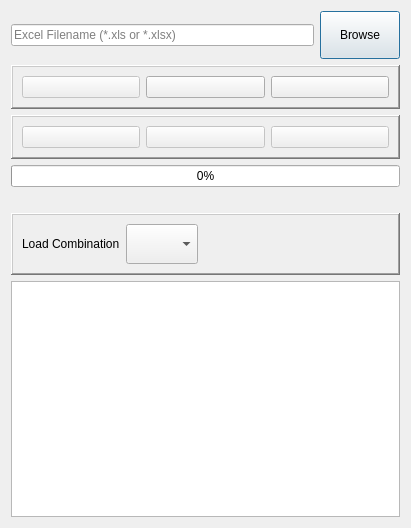
<?xml version="1.0" encoding="UTF-8"?>
<ui version="4.0">
 <class>Dialog</class>
 <widget class="QDialog" name="Dialog">
  <property name="geometry">
   <rect>
    <x>0</x>
    <y>0</y>
    <width>411</width>
    <height>528</height>
   </rect>
  </property>
  <property name="windowTitle">
   <string>Dialog</string>
  </property>
  <layout class="QVBoxLayout" name="verticalLayout">
   <item>
    <layout class="QHBoxLayout" name="horizontalLayout">
     <item>
      <widget class="QLineEdit" name="excel_lineedit">
       <property name="inputMask">
        <string/>
       </property>
       <property name="text">
        <string/>
       </property>
       <property name="placeholderText">
        <string>Excel Filename (*.xls or *.xlsx)</string>
       </property>
      </widget>
     </item>
     <item>
      <widget class="QPushButton" name="excel_button">
       <property name="minimumSize">
        <size>
         <width>48</width>
         <height>48</height>
        </size>
       </property>
       <property name="text">
        <string>Browse</string>
       </property>
      </widget>
     </item>
    </layout>
   </item>
   <item>
    <widget class="QFrame" name="frame">
     <property name="frameShape">
      <enum>QFrame::WinPanel</enum>
     </property>
     <property name="frameShadow">
      <enum>QFrame::Raised</enum>
     </property>
     <layout class="QHBoxLayout" name="horizontalLayout_4">
      <item>
       <widget class="QPushButton" name="calculate_punch_button">
        <property name="enabled">
         <bool>false</bool>
        </property>
        <property name="minimumSize">
         <size>
          <width>0</width>
          <height>0</height>
         </size>
        </property>
        <property name="toolTip">
         <string>Calculate Punch</string>
        </property>
        <property name="text">
         <string/>
        </property>
        <property name="iconSize">
         <size>
          <width>48</width>
          <height>48</height>
         </size>
        </property>
        <property name="shortcut">
         <string>Ctrl+R</string>
        </property>
        <property name="flat">
         <bool>false</bool>
        </property>
       </widget>
      </item>
      <item>
       <widget class="QPushButton" name="update_button">
        <property name="enabled">
         <bool>true</bool>
        </property>
        <property name="minimumSize">
         <size>
          <width>0</width>
          <height>0</height>
         </size>
        </property>
        <property name="toolTip">
         <string>update punch</string>
        </property>
        <property name="text">
         <string/>
        </property>
        <property name="iconSize">
         <size>
          <width>48</width>
          <height>48</height>
         </size>
        </property>
       </widget>
      </item>
      <item>
       <widget class="QPushButton" name="help_button">
        <property name="minimumSize">
         <size>
          <width>0</width>
          <height>0</height>
         </size>
        </property>
        <property name="text">
         <string/>
        </property>
        <property name="iconSize">
         <size>
          <width>48</width>
          <height>48</height>
         </size>
        </property>
        <property name="flat">
         <bool>false</bool>
        </property>
       </widget>
      </item>
     </layout>
    </widget>
   </item>
   <item>
    <widget class="QFrame" name="frame_3">
     <property name="frameShape">
      <enum>QFrame::WinPanel</enum>
     </property>
     <property name="frameShadow">
      <enum>QFrame::Raised</enum>
     </property>
     <layout class="QHBoxLayout" name="horizontalLayout_6">
      <item>
       <widget class="QPushButton" name="export_image_button">
        <property name="enabled">
         <bool>false</bool>
        </property>
        <property name="minimumSize">
         <size>
          <width>0</width>
          <height>0</height>
         </size>
        </property>
        <property name="toolTip">
         <string>Export To PNG</string>
        </property>
        <property name="text">
         <string/>
        </property>
        <property name="iconSize">
         <size>
          <width>48</width>
          <height>48</height>
         </size>
        </property>
       </widget>
      </item>
      <item>
       <widget class="QPushButton" name="export_pdf_button">
        <property name="enabled">
         <bool>false</bool>
        </property>
        <property name="minimumSize">
         <size>
          <width>0</width>
          <height>0</height>
         </size>
        </property>
        <property name="toolTip">
         <string>Export To PDF</string>
        </property>
        <property name="text">
         <string/>
        </property>
        <property name="iconSize">
         <size>
          <width>48</width>
          <height>48</height>
         </size>
        </property>
       </widget>
      </item>
      <item>
       <widget class="QPushButton" name="export_excel_button">
        <property name="enabled">
         <bool>false</bool>
        </property>
        <property name="minimumSize">
         <size>
          <width>0</width>
          <height>0</height>
         </size>
        </property>
        <property name="toolTip">
         <string>Export To Excel</string>
        </property>
        <property name="text">
         <string/>
        </property>
        <property name="iconSize">
         <size>
          <width>48</width>
          <height>48</height>
         </size>
        </property>
       </widget>
      </item>
     </layout>
    </widget>
   </item>
   <item>
    <widget class="QProgressBar" name="progressBar">
     <property name="value">
      <number>0</number>
     </property>
    </widget>
   </item>
   <item>
    <widget class="QLabel" name="bar_label">
     <property name="text">
      <string/>
     </property>
    </widget>
   </item>
   <item>
    <widget class="QFrame" name="frame_2">
     <property name="frameShape">
      <enum>QFrame::WinPanel</enum>
     </property>
     <property name="frameShadow">
      <enum>QFrame::Raised</enum>
     </property>
     <layout class="QHBoxLayout" name="horizontalLayout_5">
      <item>
       <widget class="QLabel" name="label_2">
        <property name="text">
         <string>Load Combination</string>
        </property>
       </widget>
      </item>
      <item>
       <widget class="QComboBox" name="load_combination_box">
        <property name="minimumSize">
         <size>
          <width>0</width>
          <height>40</height>
         </size>
        </property>
       </widget>
      </item>
      <item>
       <spacer name="horizontalSpacer_2">
        <property name="orientation">
         <enum>Qt::Horizontal</enum>
        </property>
        <property name="sizeHint" stdset="0">
         <size>
          <width>40</width>
          <height>20</height>
         </size>
        </property>
       </spacer>
      </item>
     </layout>
    </widget>
   </item>
   <item>
    <widget class="QTextBrowser" name="safe_prop_browser"/>
   </item>
  </layout>
 </widget>
 <resources/>
 <connections/>
</ui>
